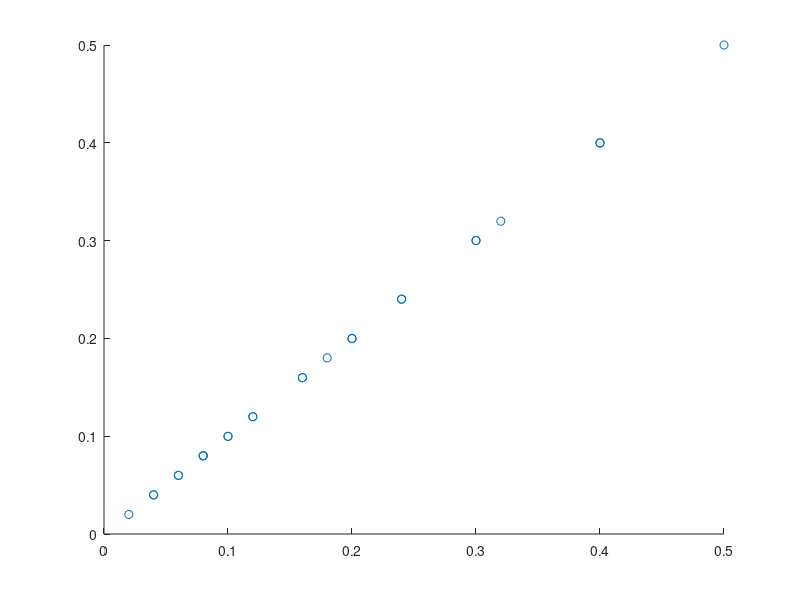
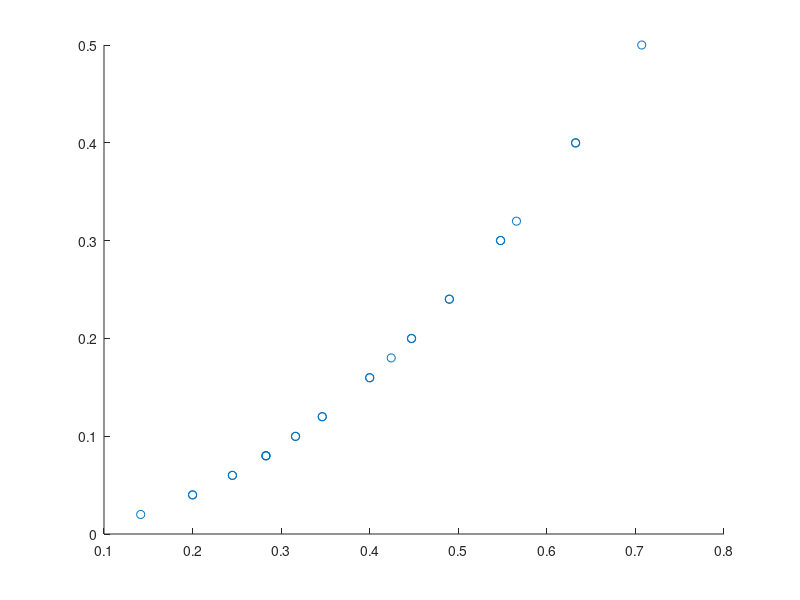

Recreate these plots in MATLAB, in order.
function sanity_check

    d = [.1 .2 .3 .4 .5];
    
%     d = [.4 .5];
    
    exp = 2*(d'*d);
    obs = zeros(5);
    
    for m = 1:5
        
        for n = 1:5
            
            
            for k = 1:10
                r = rand(100,100,100);
                im = -(r <= d(m)) + (r >= 1-d(n));                                
                
                obs(m,n) = obs(m,n) + ...
                    mean(mean(mean(-1 == im(1:end-1,:,:).*im(2:end,:,:)))) + ...
                    mean(mean(mean(-1 == im(:,1:end-1,:).*im(:,2:end,:)))) + ...
                    mean(mean(mean(-1 == im(:,:,1:end-1).*im(:,:,2:end))));
            end
            obs(m,n) = obs(m,n)/3/10;
        end
    end
    
    figure;scatter(exp(:), obs(:));
    
    figure;scatter(sqrt(exp(:)), obs(:));
end